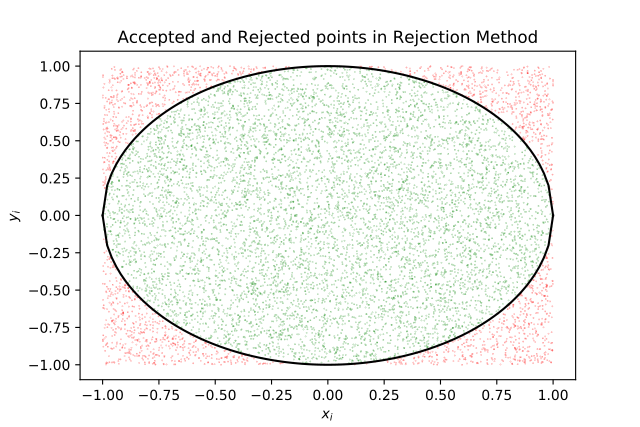

Write the Python code that produced this figure.
"""
Author: Pruthvi Suryadevara
Email:  pruthvi.suryadevara@tifr.res.in
Finding area using monte-carlo method

"""

import numpy as np
import matplotlib.pyplot as plt


# Solving using rejection mponte carlo method
n2 = 10000
y2 = (2*np.random.rand(n2, 2))-1
y2_ac = []
y2_rej = []
for i in range(n2):
    if (y2[i, 0]**2+y2[i, 1]**2) < 1:
        y2_ac.append(y2[i, :])
    else:
        y2_rej.append(y2[i, :])
y2_ac = np.array(y2_ac)
y2_rej = np.array(y2_rej)

plt.plot(y2_ac[:, 0], y2_ac[:, 1], '.g', markersize=0.2)
plt.plot(y2_rej[:, 0], y2_rej[:, 1], '.r', markersize=0.2)
x_plt = np.linspace(-1, 1, 100)
plt.plot(x_plt, np.sqrt(1-x_plt**2), 'k')
plt.plot(x_plt, -1*np.sqrt(1-x_plt**2), 'k')
plt.xlabel("$x_i$")
plt.ylabel("$y_i$")
plt.title("Accepted and Rejected points in Rejection Method")
vol2_re = (2**2)*(np.shape(y2_ac)[0]/np.shape(y2)[0])
print("Integral 2d Using Rejection Method = ", vol2_re)


def f(y):
    k = np.zeros(np.shape(y)[0])
    for i in range(np.shape(y)[0]):
        if np.sum(y[i, :]**2) < 1:
            k[i] = 1
    return(k)


# Using mean value monte carlo method
n2 = 10000
y2 = (2*np.random.rand(n2, 2))-1
fy2 = f(y2)
vol2_me = (2**2)*np.mean(fy2)
print("Integral 2d Using Mean Value Method = ", vol2_me)

n10 = 10000
y10 = (2*np.random.rand(n10, 10))-1
fy10 = f(y10)
vol10_me = (2**10)*np.mean(fy10)
print("Integral 10d Using Mean Value Method = ", vol10_me)
plt.show()
